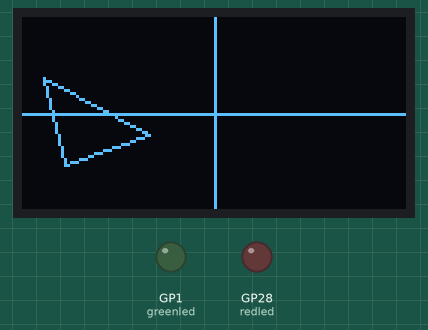
Bench run of a program on a simulated Raspberry Pi Pico running CircuitPython. Shown: 128×64 one-colour display, output pins drawn as LEDs (lit = HIGH). What the program prints to the serial console is not drawn. At 12.0 s the program ends and the board releases its pins; the recording ends there.

Above: at 0.1 s.
At 3.1 s:
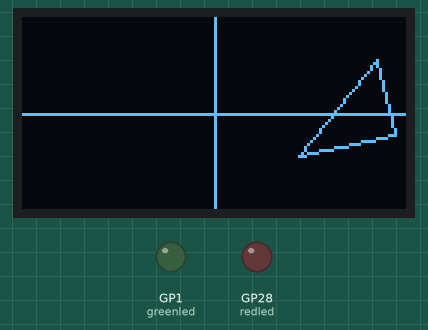
At 6.1 s:
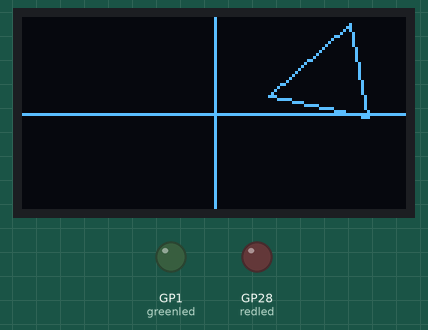
At 9.1 s:
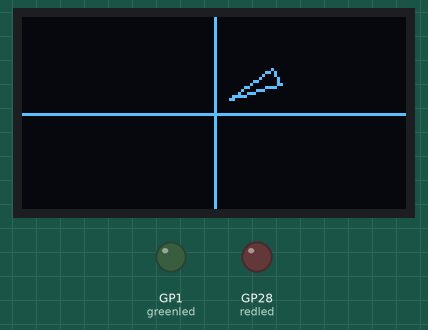

The program:

LandingArea3.py
```python
#type: ignore
import digitalio
import time
import sys
import board
import adafruit_mpu6050
import busio
from adafruit_display_text import label
import adafruit_displayio_ssd1306
import terminalio
import displayio
import adafruit_mpl3115a2
from adafruit_display_shapes.triangle import Triangle
from adafruit_display_shapes.line import Line
from adafruit_display_shapes.circle import Circle


displayio.release_displays() #put this line just below your imports


redled = digitalio.DigitalInOut(board.GP28)
redled.direction = digitalio.Direction.OUTPUT
greenled = digitalio.DigitalInOut(board.GP1)
greenled.direction = digitalio.Direction.OUTPUT
sda_pin = board.GP16
scl_pin = board.GP17
i2c = busio.I2C(scl_pin, sda_pin)
mpu = adafruit_mpu6050.MPU6050(i2c, address=0x68)
display_bus = displayio.I2CDisplay(i2c, device_address=0x3d, reset=board.GP15)
display = adafruit_displayio_ssd1306.SSD1306(display_bus, width=128, height=64)
sensor = adafruit_mpl3115a2.MPL3115A2(i2c, address=0x60)

# Accelerometer Address is ['0x68']
# LCD Screen Address is ['0x3d']
# Altimeter Address is ['0x60']

# Area of Triangle
# |(Ax(By - Cy) + Bx(Cy - Ay) + Cx(Ay - By) / 2|
# Center of Triangle
# ((AX+BX+CX)/3, (AY+BY+CY)/3)

def FindArea(AX,AY,BX,BY,CX,CY):
    Area = abs((AX * (BY - CY) + BX * (CY - AY) + CX * (AY - BY)) / 2)
    return Area

def FindCenter(AX,AY,BX,BY,CX,CY):
   CX = ((AX+BX+CX)/3)
   CY = ((AY+BY+CY)/3)
   Length = ((CX - 64)**2 + (CY - 32)**2)**0.5
   return Length

def MakeGraph(AX,AY,BX,BY,CX,CY):

    splash = displayio.Group()

    vline = Line(64,0,64,64, color=0xFFFF00)
    splash.append(vline)
    hline = Line(0,32,128,32, color=0xFFFF00)
    splash.append(hline)

    circle = Circle(64, 32, 1, outline=0xFFFF00)
    splash.append(circle)

    triangle = Triangle(int(AX) + 64, 32 - int(AY), int(BX) + 64, 32 - int(BY), int(CX) + 64, 32 - int(CY), outline=0xFFFF00)
    splash.append(triangle)

    display.show(splash)

List = 0
BestTriangle = 10000000000000

while True:

        splash = displayio.Group()

        # This allows the LCD screen to turn on
        #///////////////////////////////////////////////////////////////////////////////////
        Hello = ("hello")
        text_area = label.Label(terminalio.FONT, text=Hello, color=0xFFFF00, x=5, y=5)
        splash.append(text_area)
        #//////////////////////////////////////////////////////////////////////////////////

        Points = [[-50,-17,-57,12,-22,-7],[28,-14,60,-7,54,18],[45,30,51,-1,18,6],[5,5,19,15,22,10]]
        if List < len(Points):
            AX = Points[List][0]
            AY = Points[List][1]
            BX = Points[List][2]
            BY = Points[List][3]
            CX = Points[List][4]
            CY = Points[List][5]
            print(f"SITE {List + 1}:")
            print(f"Area: {FindArea(AX,AY,BX,BY,CX,CY)}km2")
            print(f"Center Distance is: {FindCenter(AX,AY,BX,BY,CX,CY)}km")
            MakeGraph(AX,AY,BX,BY,CX,CY)
            if FindArea(AX,AY,BX,BY,CX,CY) > 100:
                if FindCenter(AX,AY,BX,BY,CX,CY) < BestTriangle:
                    BestTrangleCenter = FindCenter(AX,AY,BX,BY,CX,CY)
                    BestTriangleArea = FindArea(AX,AY,BX,BY,CX,CY)
                    BestTrianglePoints = Points[List]
                    BestTriangleSite = List + 1

            List = List + 1
            time.sleep(3)
        else:
            print(f"The closest suitable landing area is Site {BestTriangleSite} and has vertices {BestTrianglePoints}. The area is {BestTriangleArea}km2 and the centroid is {BestTrangleCenter}km away from base.")
            sys.exit()
```

Measured:
- what the display in image 0 shows lasts 3.0 s, from 0.0 s to 3.0 s
